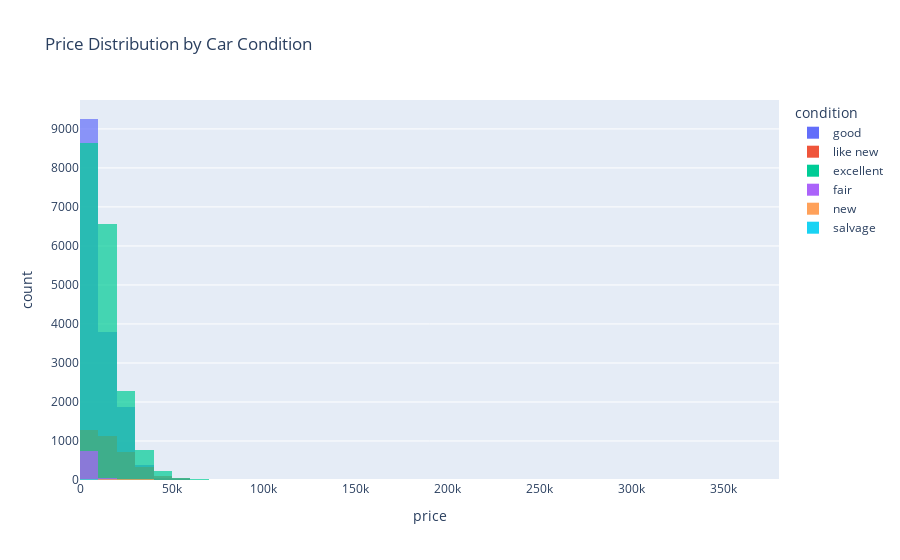

Source (notebook cell):
### Markdown cell above
Here we can see that Sedans have the highest amount of cars listed at the cheapest prices compared to all the other car types with SUVs coming in at second. This can show that a more budget minded person looking for a car that will get them from point A to point B will most likely find a Sedan or an SUV based on their needs. Sedans will most likely be for those people that wont have young children in the backseat or need for much trunk space unlike parents with big families.

### Code cell
# Histogram of Price by car's condition
fig= px.histogram(df, x='price', color='condition', nbins=50, title='Price Distribution by Car Condition', opacity=0.7, barmode='overlay')
fig.show()

### Figure 1 — Plotly figure (JSON) as saved in the notebook; plotly's stock layout.template omitted (floating-point values rounded to 4 significant figures; data arrays with more than 128 entries replaced by an {"elided": "..."} marker saying what was removed)
{"data": [{"bingroup": "x", "hovertemplate": "condition=good<br>price=%{x}<br>count=%{y}<extra></extra>", "legendgroup": "good", "marker": {"color": "#636efa", "opacity": 0.7, "pattern": {"shape": ""}}, "name": "good", "nbinsx": 50, "orientation": "v", "showlegend": true, "type": "histogram", "x": {"elided": "15390 int values"}, "xaxis": "x", "yaxis": "y"}, {"bingroup": "x", "hovertemplate": "condition=like new<br>price=%{x}<br>count=%{y}<extra></extra>", "legendgroup": "like new", "marker": {"color": "#EF553B", "opacity": 0.7, "pattern": {"shape": ""}}, "name": "like new", "nbinsx": 50, "orientation": "v", "showlegend": true, "type": "histogram", "x": {"elided": "3621 int values"}, "xaxis": "x", "yaxis": "y"}, {"bingroup": "x", "hovertemplate": "condition=excellent<br>price=%{x}<br>count=%{y}<extra></extra>", "legendgroup": "excellent", "marker": {"color": "#00cc96", "opacity": 0.7, "pattern": {"shape": ""}}, "name": "excellent", "nbinsx": 50, "orientation": "v", "showlegend": true, "type": "histogram", "x": {"elided": "18571 int values"}, "xaxis": "x", "yaxis": "y"}, {"bingroup": "x", "hovertemplate": "condition=fair<br>price=%{x}<br>count=%{y}<extra></extra>", "legendgroup": "fair", "marker": {"color": "#ab63fa", "opacity": 0.7, "pattern": {"shape": ""}}, "name": "fair", "nbinsx": 50, "orientation": "v", "showlegend": true, "type": "histogram", "x": {"elided": "793 int values"}, "xaxis": "x", "yaxis": "y"}, {"bingroup": "x", "hovertemplate": "condition=new<br>price=%{x}<br>count=%{y}<extra></extra>", "legendgroup": "new", "marker": {"color": "#FFA15A", "opacity": 0.7, "pattern": {"shape": ""}}, "name": "new", "nbinsx": 50, "orientation": "v", "showlegend": true, "type": "histogram", "x": [34000, 30000, 44505, 23000, 7000, 8300, 76000, 26000, 37490, 37490, 32500, 4700, 6200, 7500, 12300, 45500, 28000, 4500, 9800, 14500, 29900, 3995, 42000, 42500, 33390, 4950, 12995, 6300, 4950, 18800, 12000, 8300, 51995, 58500, 35000, 28000, 17500, 8700, 2900, 2500, 11000, 16950, 15300, 54000, 38800, 14995, 41500, 8500, 38000, 55000, 4500, 46058, 25629, 38414, 50025, 45962, 64493, 41800, 52916, 30740, 22525, 56004, 30000, 22146, 25629, 64493, 21696, 29900, 13990, 29000, 6500, 4500, 4999, 11000, 9200, 18000, 38900, 50440, 22525, 64493, 30000, 36494, 36347, 36347, 36262, 64010, 56504, 47950, 37784, 56504, 45613, 8399, 46200, 14500, 21999, 16499, 69900, 20000, 9800, 3200, 65000, 6995, 19950, 6800, 8200, 19000, 66000], "xaxis": "x", "yaxis": "y"}, {"bingroup": "x", "hovertemplate": "condition=salvage<br>price=%{x}<br>count=%{y}<extra></extra>", "legendgroup": "salvage", "marker": {"color": "#19d3f3", "opacity": 0.7, "pattern": {"shape": ""}}, "name": "salvage", "nbinsx": 50, "orientation": "v", "showlegend": true, "type": "histogram", "x": [5500, 5000, 8000, 2500, 8000, 2700, 11000, 4100, 12900, 18500, 13500, 5500, 4500, 3750, 2000, 5000, 13000, 2950, 10700, 9975, 3500, 20750, 8750, 6750, 2950, 2495, 2500, 4500, 4700, 5200, 20750, 8750, 8725, 5000, 3000, 6000, 2500, 2250, 7000, 4800, 5000, 9900, 5000, 14500, 5000, 2700], "xaxis": "x", "yaxis": "y"}], "layout": {"barmode": "overlay", "legend": {"title": {"text": "condition"}, "tracegroupgap": 0}, "title": {"text": "Price Distribution by Car Condition"}, "xaxis": {"anchor": "y", "domain": [0, 1], "title": {"text": "price"}}, "yaxis": {"anchor": "x", "domain": [0, 1], "title": {"text": "count"}}}}
